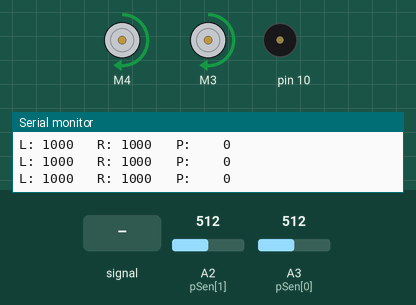
A sketch run on a simulated Arduino Uno, built with avr-gcc and run on an emulated ATmega328P. On the bench: 2 × DC motor (green arrow = forward, orange = backward, longer = faster), buzzer (waves = sounding), the last lines printed to the serial monitor. Inputs (shaded band) come from the test bench; at power-on: A2 (pSen[1]) = 512, A3 (pSen[0]) = 512.

Above: at 12.3 s.
12.4 s: A2 (pSen[1]) fed a 200 Hz sine of ±81 counts around its level
At 12.56 s:
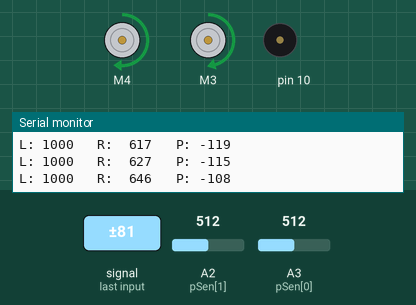
15.4 s: A3 (pSen[0]) fed a 200 Hz sine of ±81 counts around its level
18.4 s: A2 (pSen[1]) set to 716
At 18.94 s:
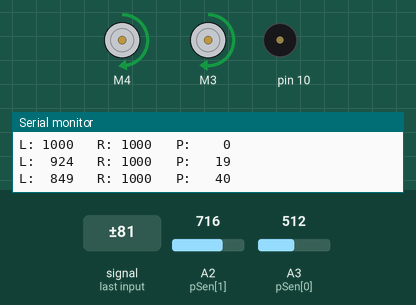
21.4 s: A3 (pSen[0]) set to 140
24.4 s: A3 (pSen[0]) set to 511
26.1 s: A3 (pSen[0]) fed a 1000 Hz sine of ±255 counts around its level
At 29.47 s:
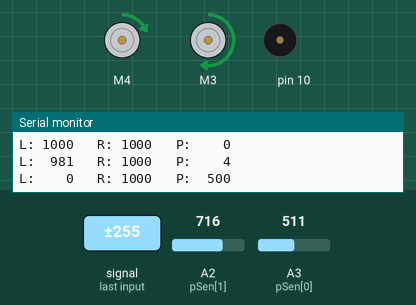
At 39.79 s:
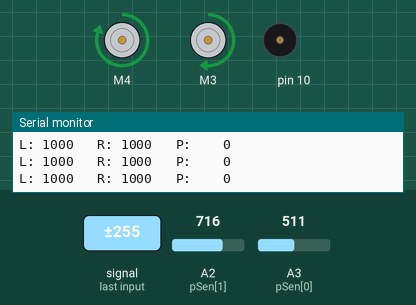
Timing chart, 0 to 39.9 s (numbered marks = the images above; inputs shaded):
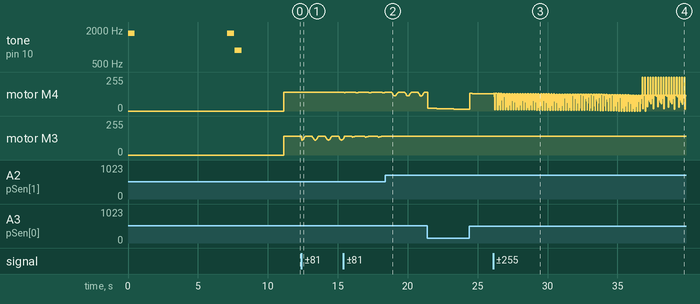

The sketch:

Sensors_Test_V2.ino
```cpp
/*
By DrakerDG (c)

Follow me:
Youtube: https://youtube.com/user/DrakerDG
Facebook: https://www.facebook.com/DrakerDG
Instagram: https://www.instagram.com/drakerdgx
*/

#include <AFMotor.h>

// DC motor on M3 and M4
AF_DCMotor motorR(4);
AF_DCMotor motorL(3);

// Sensor Pins
const byte pSen[2] = {17, 16};

int sen_max[] = {300,300};
int sen_min[] = {300,300};
int sen_val[] = {0,0};
const int KS = 1000;
const int maxSR = 140;
const int maxSL = 140;
int speedR = 0;
int speedL = 0;
int online = 0;

/*
Speed and PID Key Setings:

Speed = 160
Kp = 0.12
Ki = 0.0001
Kd = 0.001
*/

// PID constants
float Kp = 0.12; // 0.12;
float Ki = 0.0001; // 0.0001;
float Kd = 0.001; // 0.001;
long P=0, I=0, D=0, PID=0, P_old=0;

int i = 0;

void set_IRS(void);
long get_IRS(long);
void get_PID(void);

void setup() {
  Serial.begin(9600);
  while (!Serial) {;}

  // turn on motor #4 and #3
  motorR.setSpeed(maxSR);
  motorR.run(RELEASE);
  motorL.setSpeed(maxSL);
  motorL.run(RELEASE);

  set_IRS();

  motorR.run(FORWARD);
  motorL.run(FORWARD);
}

void loop() {
  get_PID();
  motorR.setSpeed(speedR);
  motorL.setSpeed(speedL);
}

void set_IRS(){
  int senx = 0;
  tone(10, 1760);
  delay(500);
  noTone(10);
  for (int j = 0; j < 30000; j++){
    for (i = 0; i < 2; i++){
      senx = analogRead(pSen[i]);
      if (senx < sen_min[i]) sen_min[i] = senx;
      if (senx > sen_max[i]) sen_max[i] = senx;
    }
  }
  tone(10, 1760);
  delay(500);
  noTone(10);
  delay(50);
  tone(10, 880);
  delay(500);
  noTone(10);
  delay(3000);

  // View max min IR values
/*
  char DataX[100];
  sprintf(DataX,"MinL: %4d   maxSL: %4d   MinR: %4d   maxSR: %4d", sen_min[0], sen_max[0],  sen_min[1], sen_max[1]);
  Serial.println(DataX);
*/

}

long get_IRS(long Pant){
  online = 0;
  unsigned long Perr;
  unsigned long avgS = 0;
  unsigned int sumS = 0;

  for(i = 0; i < 2; i++){
    sen_val[i] = analogRead(pSen[i]);
    sen_val[i] = map(sen_val[i], sen_min[i], sen_max[i], 0, KS);
    sen_val[i] = constrain(sen_val[i], 0, KS);
    if (sen_val[i]>150) online = 1;
    avgS += (long)sen_val[i]*(i*KS);
    sumS += sen_val[i];
  }
  if (online == 1) Perr = avgS/sumS - 500;

  // Only to sensors test
/**/
  char DataX[100];
  sprintf(DataX,"L: %4d   R: %4d   P: %4d", sen_val[0], sen_val[1], Perr);
  Serial.println(DataX);
/**/
  return Perr;

}

void get_PID(void){
  int medR, medL;
  P = get_IRS(P);
  I += P;
  D = D * 0.5 + P - P_old;

  PID = Kp * P + Ki * I + Kd * D;

  P_old = P;

  medR = maxSR - abs(PID);
  medL = maxSL - abs(PID);
  speedR = medR - PID;
  speedL = medL + PID;

  // Only to sensors test //
/*
  char DataX[100];
  sprintf(DataX,"SP_L: %4d   SP_R: %4d   PID: %4d", speedL, speedR, PID);
  Serial.println(DataX);
*/
}
```

Measured:
- after the input at 18.4 s, motor M3: stops changing and stays forward 140/255
